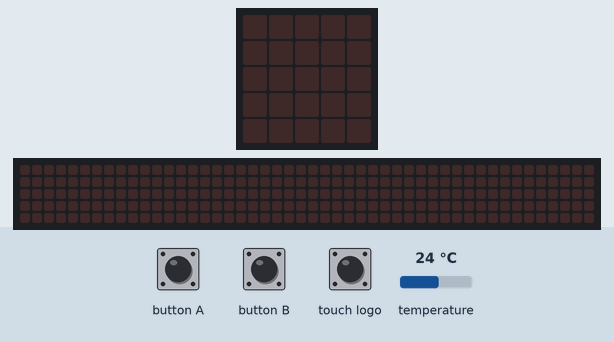
Recording of a program running on a simulated BBC micro:bit (MakeCode). Parts: the board's 5×5 LED display, a strip that is not on the board, showing the scrolling text unrolled. Inputs (shaded band) come from the test bench; at power-on: temperature 24 °C. The 48×5 strip is a reading aid, not a part: it shows the text the display is scrolling, unrolled, one strip-width of it at a time.

Above: at 1.2 s.
1.3 s: button A pressed for 0.15 s
At 1.6 s:
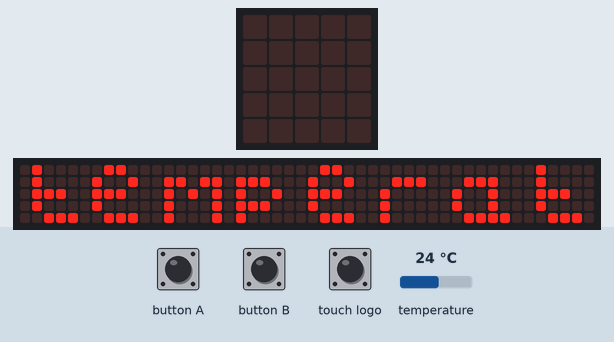
At 1.97 s:
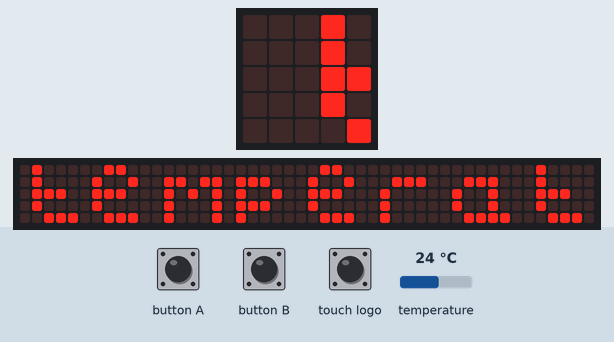

Measured:
- after the input at 1.3 s, the display: changes after 0.15 s (image 1)

The program:

main.ts
```typescript
let conductividad = 0
input.onLogoEvent(TouchButtonEvent.Pressed, function () {
    basic.showString("iluminación")
    basic.showNumber(input.lightLevel())
})
input.onButtonPressed(Button.A, function () {
    basic.showString("temperatura")
    basic.showNumber(input.temperature())
})
input.onButtonPressed(Button.B, function () {
    basic.showString("humedad")
    conductividad = pins.analogReadPin(AnalogPin.P0)
    basic.showNumber(conductividad)
})
```

test.ts
```typescript
// aquí va el archivo "tests"; esto no se compilará cuando este paquete se utilice como una extensión.
```
